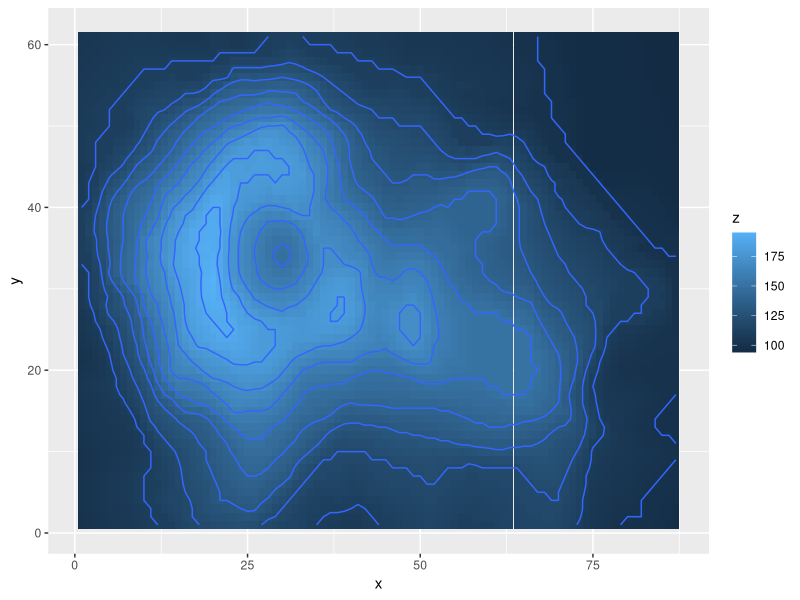

Reproduce this figure in R.
## ---- chunk 1
# Generate data
library(reshape2) # for melt
library(ggplot2)
volcano3d <- melt(volcano)
names(volcano3d) <- c("x", "y", "z")

# Basic plot
v <- ggplot(volcano3d, aes(x, y, z = z))
v + geom_tile(aes(fill = z)) + stat_contour()
